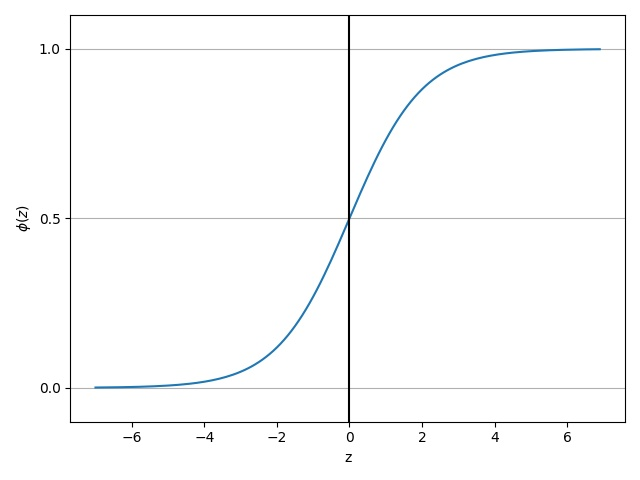

Write the Python code that produced this figure.
import matplotlib.pyplot as plt
import numpy as np

def sigmoid(z):
    return 1.0 / (1.0 + np.exp(-z));


z = np.arange(-7, 7, 0.1);
phi_z = sigmoid(z);
plt.plot(z, phi_z);
plt.axvline(0.0, color='k');
plt.ylim(-0.1, 1.1);
plt.xlabel('z');
plt.ylabel("$\phi(z)$");

# y axis ticks and gridLine
plt.yticks([0.0, 0.5, 1.0]);

ax = plt.gca();
ax.yaxis.grid(True);
plt.tight_layout();

plt.savefig("sigmoid.jpg");

plt.show();